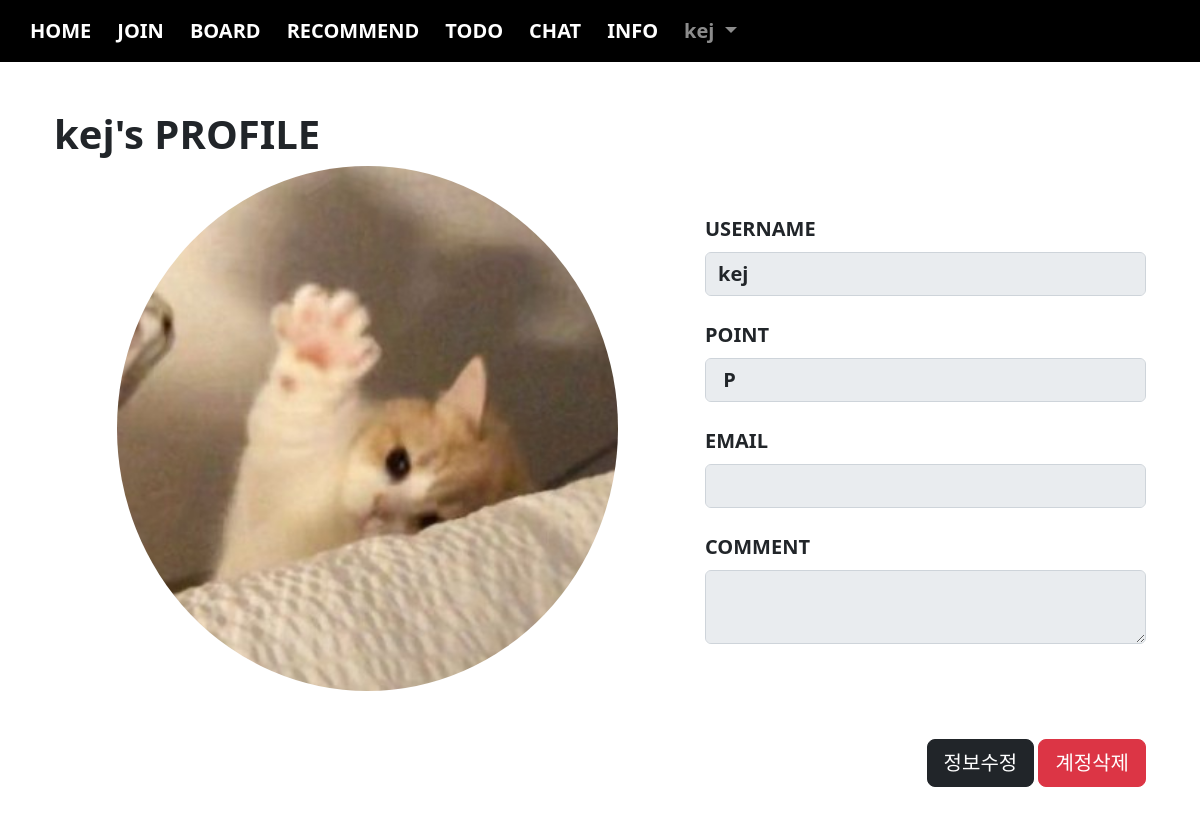
/acc/profile/ (signed in), run on the app's committed database.
### acc/models.py (models this page shows)
class User(AbstractUser):
    comment = models.TextField(blank=True)
    age = models.IntegerField(default=0)
    pic = models.ImageField(upload_to="user/%y")
    def getpic(self):
        if self.pic:
            return self.pic.url
        return "/media/noimage.png"

### acc/views.py (the view)
# urls.py: path('profile/', views.profile, name="profile"),
def profile(request):
    return render(request, "acc/profile.html")

### templates/acc/profile.html (shortened to what this page needs)
{% extends 'base.html' %}
{% block con %}
    <div class="container mt-5 mb-5">
        <h1><b>{{ user }}'s PROFILE</b></h1>
        <div class="row">
            <div class="col-sm-7 text-center" style="margin: auto;">
                <img src="{{ user.getpic }}" class="rounded-circle" width="80%">
            </div>
            <div class="col-sm-5">
                <label class="form-label mt-5">USERNAME</label>
                <input type="text" value="{{ user }}" disabled class="form-control">
                <label class="form-label mt-4">POINT</label>
                <input type="text" value="{{ user.point }} P" disabled class="form-control">
                <label class="form-label mt-4">EMAIL</label>
                <input type="text" value="{{ user.email }}" disabled class="form-control">
                <label class="form-label mt-4">COMMENT</label>
                <textarea disabled class="form-control">{{ user.comment }}</textarea>
            </div>
        </div>
        <div class="mt-5 text-end">
            <a href="{% url 'acc:update' %}" class="btn btn-dark btn-lg">정보수정</a>
            <button type="button" class="btn btn-danger btn-lg" data-bs-toggle="modal" data-bs-target="#exampleModal">
                계정삭제
            </button>
        </div>
    </div>
{% endblock %}

### templates/base.html (shortened to what this page needs)
<!doctype html>
<html lang="en">
    <head>
        <link href="https://cdn.jsdelivr.net/npm/bootstrap@5.2.2/dist/css/bootstrap.min.css" rel="stylesheet">
    </head>
    <body>
        {% if user.is_authenticated %}
            <nav class="navbar navbar-expand-lg navbar-dark" style="background-color: rgb(0, 0, 0);">
                <div class="container-fluid">
                    <div class="collapse navbar-collapse" id="navbarSupportedContent">
                        <ul class="navbar-nav me-auto mb-2 mb-lg-0">
                            <li class="nav-item">
                                <a class="nav-link active" aria-current="page" href="{% url 'acc:index' %}">HOME</a>
                            </li>
                            <li class="nav-item">
                                <a class="nav-link active" aria-current="page" href="{% url 'join:index' %}">JOIN</a>
                            </li>
                            <li class="nav-item">
                                <a class="nav-link active" aria-current="page" href="{% url 'board:index' %}">BOARD</a>
                            </li>
                            <li class="nav-item">
                                <a class="nav-link active" aria-current="page" href="#">RECOMMEND</a>
                            </li>
                            <li class="nav-item">
                                <a class="nav-link active" aria-current="page" href="{% url 'todo:index' %}">TODO</a>
                            </li>
                            <li class="nav-item">
                                <a class="nav-link active" aria-current="page" href="#">CHAT</a>
                            </li>
                            <li class="nav-item">
                                <a class="nav-link active" aria-current="page" href="{% url 'info:index' %}">INFO</a>
                            </li>
                            <li class="nav-item dropdown">
                                <a class="nav-link dropdown-toggle" href="#" role="button" data-bs-toggle="dropdown" aria-expanded="false">
                                    {{ user }}
                                </a>
                            </li>
                        </ul>
                    </div>
                </div>
            </nav>
        {% endif %}
        <div class="container mt-5 mb-5">
            {% block con %}
            {% endblock %}
        </div>
    </body>
</html>

### templates/base.html (style rules this page uses)
.nav-item { font-size: 20px; font-weight: bold; margin-left: 10px; }
.form-control { font-weight: bold; font-size: 20px; }
.form-label { font-weight: bold; font-size: 20px; }

### data on the page
User: username "kej", getpic (picture)
